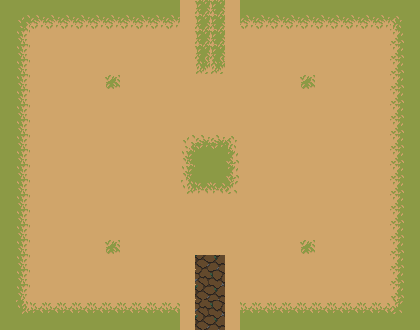

Rendered tile map (Tiled .tmx) drawn with the repository's tilesets; below, a short description and the full map source, tile grids included:
An orthogonal 28x22 tile map with 15x15 px tiles, 1 tile layer (sueloLayer), 2 tilesets and 18 objects.

<map version="1.10" tiledversion="1.10.2" orientation="orthogonal" renderorder="right-down" width="28" height="22" tilewidth="15" tileheight="15" infinite="0" nextlayerid="3" nextobjectid="26">
 <tileset firstgid="1" source="Ground Tileset.tsx" />
 <tileset firstgid="331" source="bossTileset.tsx" />
 <layer id="1" name="sueloLayer" width="28" height="22">
  <data encoding="csv">
255,255,255,255,255,255,255,255,255,255,255,255,244,257,257,244,255,255,255,255,255,255,255,255,255,255,255,255,
255,221,222,222,222,222,222,222,222,222,222,222,244,257,257,244,222,222,222,222,222,222,222,222,222,222,223,255,
255,243,244,244,244,244,244,244,244,244,244,244,244,257,257,244,244,244,244,244,244,244,244,244,244,244,245,255,
255,243,244,244,244,244,244,244,244,244,244,244,244,257,257,244,244,244,244,244,244,244,244,244,244,244,245,255,
255,243,244,244,244,244,244,244,244,244,244,244,244,279,279,244,244,244,244,244,244,244,244,244,244,244,245,255,
255,243,244,244,244,244,244,301,244,244,244,244,244,244,244,244,244,244,244,244,301,244,244,244,244,244,245,255,
255,243,244,244,244,244,244,244,244,244,244,244,244,244,244,244,244,244,244,244,244,244,244,244,244,244,245,255,
255,243,244,244,244,244,244,244,244,244,244,244,244,244,244,244,244,244,244,244,244,244,244,244,244,244,245,255,
255,243,244,244,244,244,244,244,244,244,244,244,244,244,244,244,244,244,244,244,244,244,244,244,244,244,245,255,
255,243,244,244,244,244,244,244,244,244,244,244,232,233,233,234,244,244,244,244,244,244,244,244,244,244,245,255,
255,243,244,244,244,244,244,244,244,244,244,244,254,255,255,256,244,244,244,244,244,244,244,244,244,244,245,255,
255,243,244,244,244,244,244,244,244,244,244,244,254,255,255,256,244,244,244,244,244,244,244,244,244,244,245,255,
255,243,244,244,244,244,244,244,244,244,244,244,276,277,277,278,244,244,244,244,244,244,244,244,244,244,245,255,
255,243,244,244,244,244,244,244,244,244,244,244,244,244,244,244,244,244,244,244,244,244,244,244,244,244,245,255,
255,243,244,244,244,244,244,244,244,244,244,244,244,244,244,244,244,244,244,244,244,244,244,244,244,244,245,255,
255,243,244,244,244,244,244,244,244,244,244,244,244,244,244,244,244,244,244,244,244,244,244,244,244,244,245,255,
255,243,244,244,244,244,244,301,244,244,244,244,244,244,244,244,244,244,244,244,301,244,244,244,244,244,245,255,
255,243,244,244,244,244,244,244,244,244,244,244,244,545,546,244,244,244,244,244,244,244,244,244,244,244,245,255,
255,243,244,244,244,244,244,244,244,244,244,244,244,630,631,244,244,244,244,244,244,244,244,244,244,244,245,255,
255,243,244,244,244,244,244,244,244,244,244,244,244,715,716,244,244,244,244,244,244,244,244,244,244,244,245,255,
255,265,266,266,266,266,266,266,266,266,266,266,244,630,631,244,266,266,266,266,266,266,266,266,266,266,267,255,
255,255,255,255,255,255,255,255,255,255,255,255,244,715,716,244,255,255,255,255,255,255,255,255,255,255,255,255
</data>
 </layer>
 <objectgroup id="2" name="Colisiones">
  <object id="1" x="0" y="0" width="165" height="15">
   <properties>
    <property name="name" value="pared" />
   </properties>
  </object>
  <object id="2" x="0" y="15" width="15" height="315">
   <properties>
    <property name="name" value="pared" />
   </properties>
  </object>
  <object id="3" x="15" y="315" width="150" height="15">
   <properties>
    <property name="name" value="pared" />
   </properties>
  </object>
  <object id="4" x="255" y="315" width="165">
   <properties>
    <property name="name" value="pared" />
   </properties>
  </object>
  <object id="5" x="405" y="0" width="15" height="315">
   <properties>
    <property name="name" value="pared" />
   </properties>
  </object>
  <object id="6" x="255" y="0" width="150" height="15">
   <properties>
    <property name="name" value="pared" />
   </properties>
  </object>
  <object id="7" x="165" y="315" width="90" height="15">
   <properties>
    <property name="name" value="puerta" />
   </properties>
  </object>
  <object id="8" x="165" y="0" width="90" height="15">
   <properties>
    <property name="name" value="puerta" />
   </properties>
  </object>
  <object id="9" x="195" y="255" width="30" height="30">
   <properties>
    <property name="name" value="start" />
   </properties>
  </object>
  <object id="10" x="195" y="45" width="30.5" height="26.5">
   <properties>
    <property name="name" value="start" />
   </properties>
  </object>
  <object id="11" x="150" y="-45" width="120" height="30">
   <properties>
    <property name="name" value="end" />
   </properties>
  </object>
  <object id="12" x="150" y="345" width="120" height="30">
   <properties>
    <property name="name" value="end" />
   </properties>
  </object>
  <object id="20" gid="134" x="105" y="90" width="16" height="16">
   <properties>
    <property name="enemigo" value="simple" />
   </properties>
  </object>
  <object id="21" gid="134" x="105" y="255" width="16" height="16">
   <properties>
    <property name="enemigo" value="simple" />
   </properties>
  </object>
  <object id="22" gid="134" x="300" y="255" width="16" height="16">
   <properties>
    <property name="enemigo" value="simple" />
   </properties>
  </object>
  <object id="23" gid="134" x="300" y="90" width="16" height="16">
   <properties>
    <property name="enemigo" value="simple" />
   </properties>
  </object>
  <object id="24" gid="134" x="195" y="179" width="30" height="30">
   <properties>
    <property name="enemigo" value="simple" />
   </properties>
  </object>
  <object id="25" x="255" y="315" width="165" height="15">
   <properties>
    <property name="name" value="pared" />
   </properties>
  </object>
 </objectgroup>
</map>
